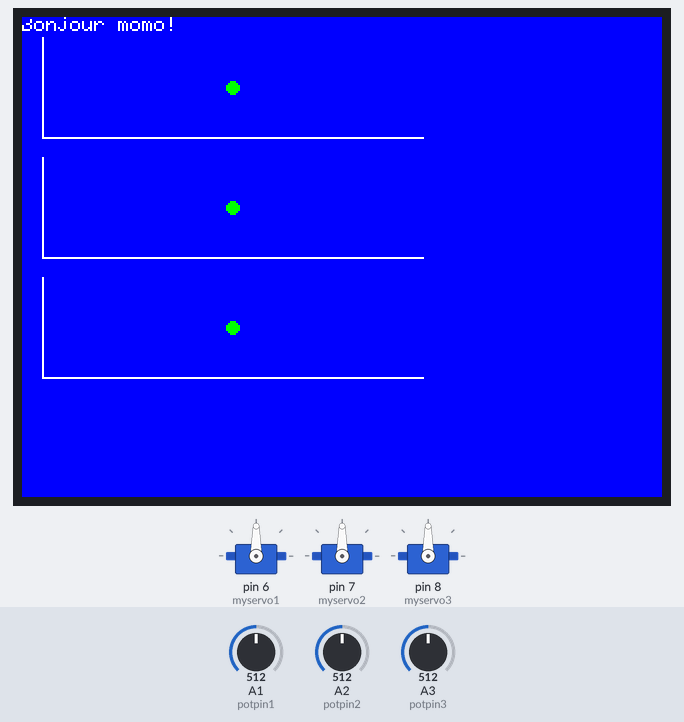
The sketch below on a simulated Arduino Mega 2560, built with avr-gcc and run on an emulated ATmega2560. Shown: 3 × servo, 320×240 colour display. The test bench sets the inputs (shaded band); at power-on: A1 (potpin1) = 512, A2 (potpin2) = 512, A3 (potpin3) = 512. What the sketch prints to the serial monitor is not drawn.

Above: at 1.4 s.
1.5 s: A1 (potpin1) set to 552
At 1.8 s:
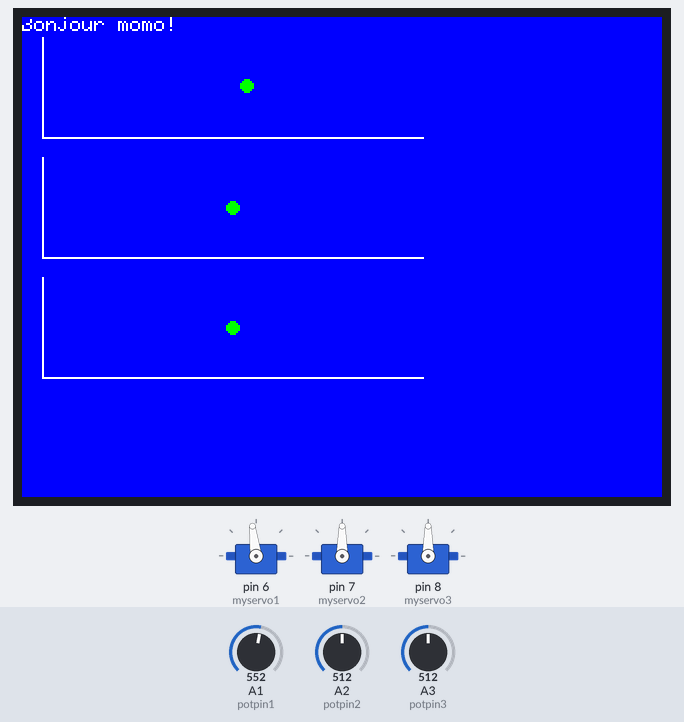
3.0 s: A1 (potpin1) set to 578
At 3.4 s:
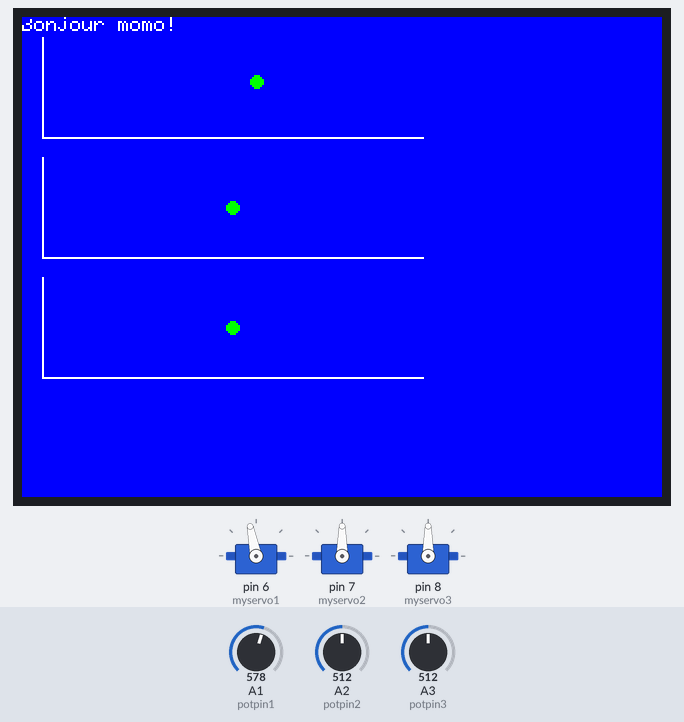
6.0 s: A2 (potpin2) set to 559
At 7.2 s:
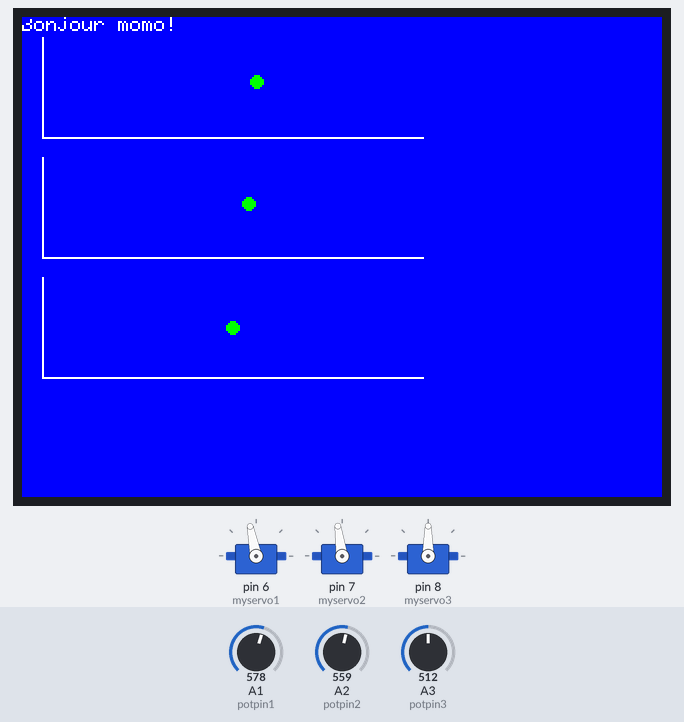
7.5 s: A2 (potpin2) set to 587
At 8.0 s:
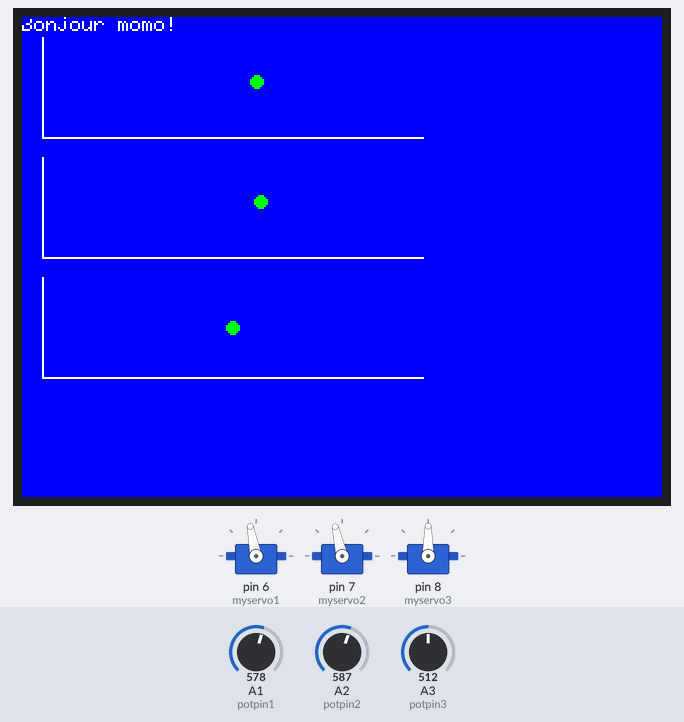
9.0 s: A3 (potpin3) set to 716
At 10.2 s:
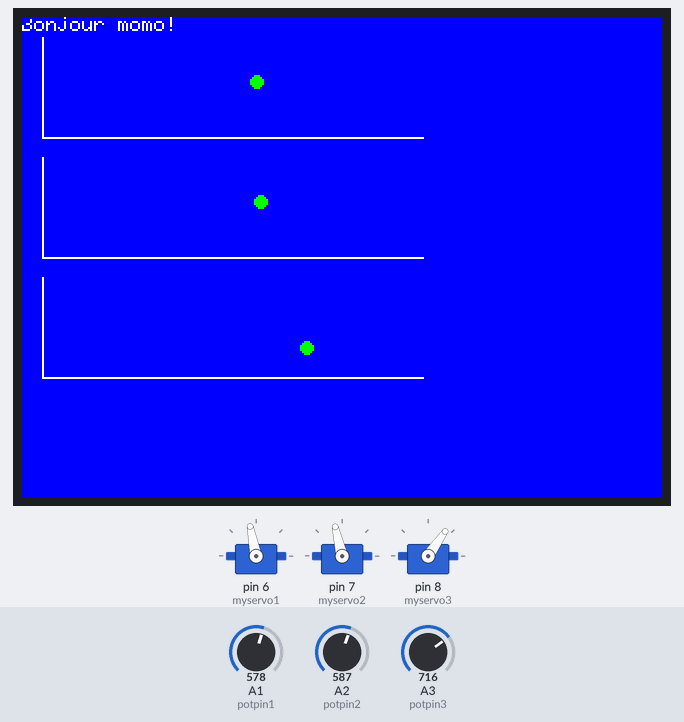
10.5 s: A3 (potpin3) set to 962
At 11.0 s:
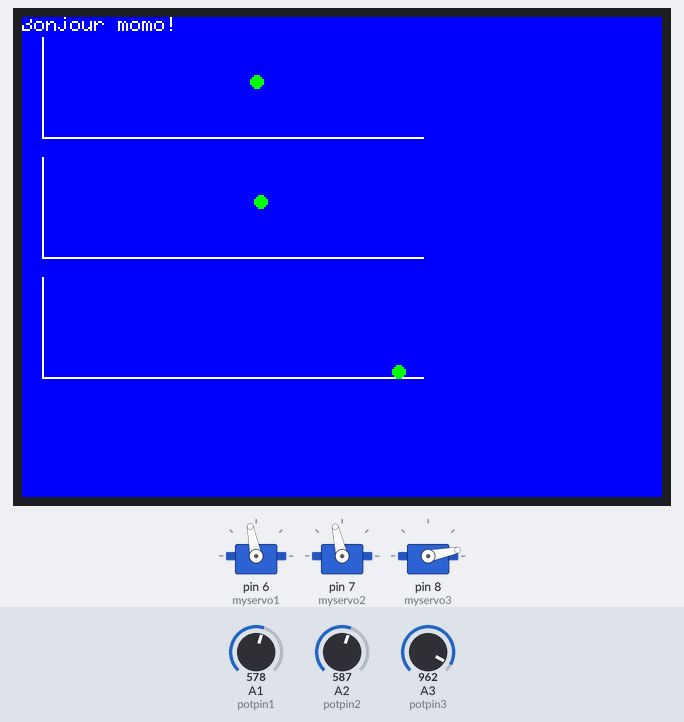
12.0 s: A3 (potpin3) set to 988
Timing chart, 0 to 15.0 s (numbered marks = the images above; inputs shaded):
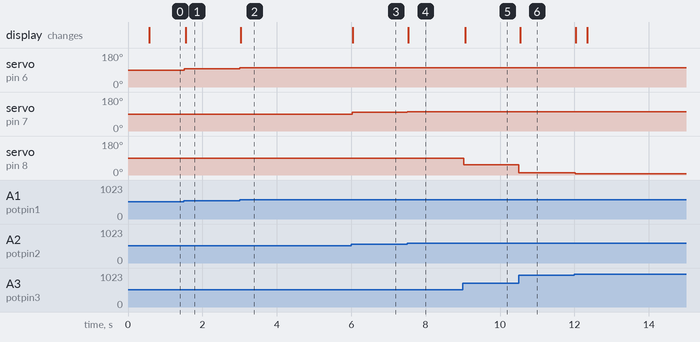

Measured:
- after the input at 1.5 s, servo on pin 6 (myservo1): 90° → 97° at once; the display: changes after 0.05 s (image 1)
- after the input at 3.0 s, servo on pin 6 (myservo1): 97° → 101° at once; the display: changes at once (image 2)
- after the input at 6.0 s, servo on pin 7 (myservo2): 90° → 98° at once; the display: changes at once (image 3)
- after the input at 7.5 s, servo on pin 7 (myservo2): 98° → 103° at once; the display: changes at once (image 4)
- after the input at 9.0 s, servo on pin 8 (myservo3): 90° → 55° at once; the display: changes after 0.06 s (image 5)
- after the input at 10.5 s, servo on pin 8 (myservo3): 55° → 11° at once; the display: changes after 0.05 s (image 6)
- after the input at 12.0 s, servo on pin 8 (myservo3): 11° → 7° at once

The sketch:

Knob_momo_06_melange_ecran_ILI9340_FC_2021_D.ino
```cpp
/*
 Controlling a servo position using a potentiometer (variable resistor)
 by Michal Rinott <http://people.interaction-ivrea.it/m.rinott>

 modified on 8 Nov 2013
 by Scott Fitzgerald
 http://www.arduino.cc/en/Tutorial/Knob
*/

#include <Servo.h>
#include "SPI.h"
#include "Adafruit_GFX.h"
#include "Adafruit_ILI9341.h"

#define TFT_DC 36
#define TFT_CS 38
#define TFT_MOSI MOSI
#define TFT_CLK SCK
#define TFT_MISO MISO
#define TFT_RST 32

#define SERIAL_MONITOR      0
#define ADC                 1
#define SERVO               2
#define GRAPHIC             3
#define NOTHING_TO_DO       10

// Use hardware SPI (on Uno, #13, #12, #11) and the above for CS/DC
Adafruit_ILI9341 tft = Adafruit_ILI9341(TFT_CS, TFT_DC);

void plotter(int graph, int l_xp1,int l_yp1,int l_xp2,int l_yp2,int l_xp3,int l_yp3, int l_valp, int l_vals);

const long SERIAL_REFRESH_TIME = 100;
long refresh_time;

Servo myservo1;  // create servo object to control a servo
Servo myservo2;
Servo myservo3;

int potpin1 = A1;  // analog pin used to connect the potentiometer
int potpin2 = A2;
int potpin3 = A3;
int val1p,val2p,val3p;    // variable to read the value from the analog pin
int val1s,val2s,val3s;
int val1_aux,val2_aux,val3_aux;
static int continuer;

void setup() {
//  Serial2.begin(115200);
  Serial.begin(9600);
  //Serial.begin(9600);
  myservo1.attach(6);  // attaches the servo on pin 9 to the servo object
  myservo2.attach(7);
  myservo3.attach(8);

  tft.begin();
uint8_t x = tft.readcommand8(ILI9341_RDMODE);
  Serial.print("Display Power Mode: 0x"); Serial.println(x, HEX);
  x = tft.readcommand8(ILI9341_RDMADCTL);
  Serial.print("MADCTL Mode: 0x"); Serial.println(x, HEX);
  x = tft.readcommand8(ILI9341_RDPIXFMT);
  Serial.print("Pixel Format: 0x"); Serial.println(x, HEX);
  x = tft.readcommand8(ILI9341_RDIMGFMT);
  Serial.print("Image Format: 0x"); Serial.println(x, HEX);
  x = tft.readcommand8(ILI9341_RDSELFDIAG);
  Serial.print("Self Diagnostic: 0x"); Serial.println(x, HEX);

  tft.fillScreen(ILI9341_BLUE);
  tft.setRotation(3);
  tft.setCursor(0, 0);
  tft.setTextColor(ILI9341_WHITE);  tft.setTextSize(1);
  tft.println("Bonjour momo!");

}

void loop() {
  int
  x1=0,
  y1=0,
  x2=0,
  y2=0,
  x3=0,
  y3=0;
  static int
  x1_old=0,
  y1_old=0,
  x2_old=0,
  y2_old=0,
  x3_old=0,
  y3_old=0;
  int
  xp1=10,    yp1=60,
  xp2=10,    yp2=10,
  xp3=200,   yp3=60,

  xp4=10,    yp4=120,
  xp5=10,    yp5=70,
  xp6=200,   yp6=120,

  xp7=10,    yp7=180,
  xp8=10,    yp8=130,
  xp9=200,   yp9=180;


  static int token=0;


  switch (token)
  {
    case SERIAL_MONITOR:
    {
      Serial.print(" v1:");
      Serial.print((int)val1s);
      Serial.print(" v2:");
      Serial.print((int)val2s);
      Serial.print(" v3:");
      Serial.println((int)val3s);
      token++;
    }break;

    case ADC:
    {
      val1p = analogRead(potpin1);
      val2p = analogRead(potpin2);
      val3p = analogRead(potpin3);
      token++;
    }break;

    case SERVO:
    {
      val1s = map(val1p, 0, 1023, 0, 180);
      val2s = map(val2p, 0, 1023, 0, 180);
      val3s = map(val3p, 0, 1023, 180, 0);
      myservo1.write(val1s);
      myservo2.write(val2s);
      myservo3.write(val3s);
      token++;
    }break;

    case GRAPHIC:
    {
      //plotter(int graph, int l_xp1,int l_yp1,int l_xp2,int l_yp2,int l_xp3,int l_yp3, int l_valp, int l_vals)
      plotter(1, xp1,yp1,xp2,yp2,xp3,yp3,val1p,val1s);
      plotter(2, xp4,yp4,xp5,yp5,xp6,yp6,val2p,val2s);
      plotter(3, xp7,yp7,xp8,yp8,xp9,yp9,val3p,val3s);
      token++;
    }break;

    case NOTHING_TO_DO:
    {

      token++;
    }break;
    default:
    {
      token=0;
    }break;
  }


}

void plotter(int graph, int l_xp1,int l_yp1,int l_xp2,int l_yp2,int l_xp3,int l_yp3, int l_valp, int l_vals)
{
  static int x1_old[4]={0,0,0};
  static int y1_old[4]={0,0,0};
  int l_x1,l_y1;
  tft.drawLine(l_xp2, l_yp2, l_xp1, l_yp1, ILI9341_WHITE);
  tft.drawLine(l_xp1, l_yp1, l_xp3, l_yp3, ILI9341_WHITE);
  l_x1=map(l_valp,0,1023,l_xp1,l_xp3);
  l_y1=map(l_vals,0,180,l_yp1,l_yp2);
  tft.fillCircle(x1_old[graph], y1_old[graph], 3, ILI9341_BLUE);
  tft.fillCircle(l_x1,            l_y1,            3, ILI9341_GREEN);
  x1_old[graph]=l_x1;
  y1_old[graph]=l_y1;

}
```
